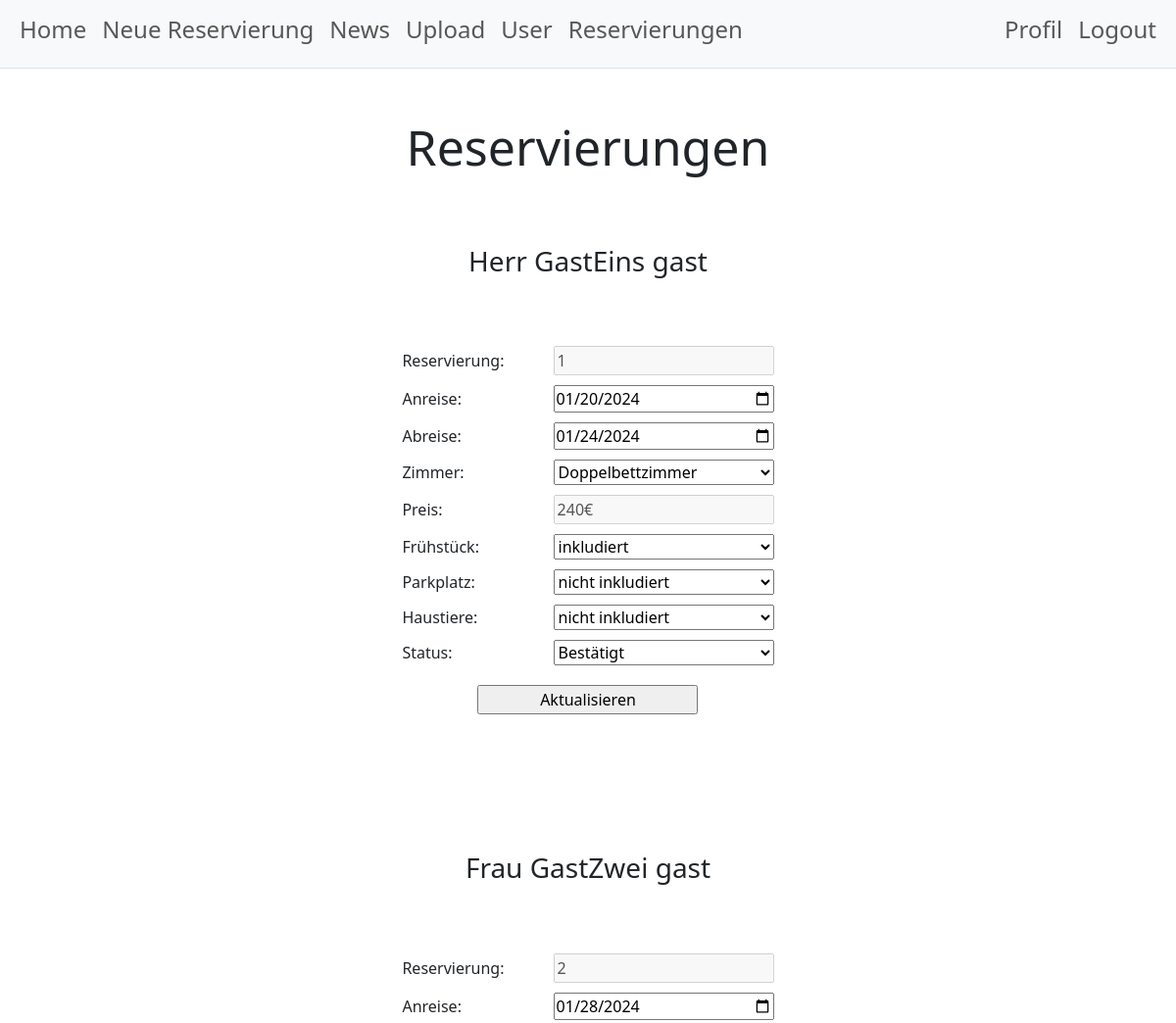
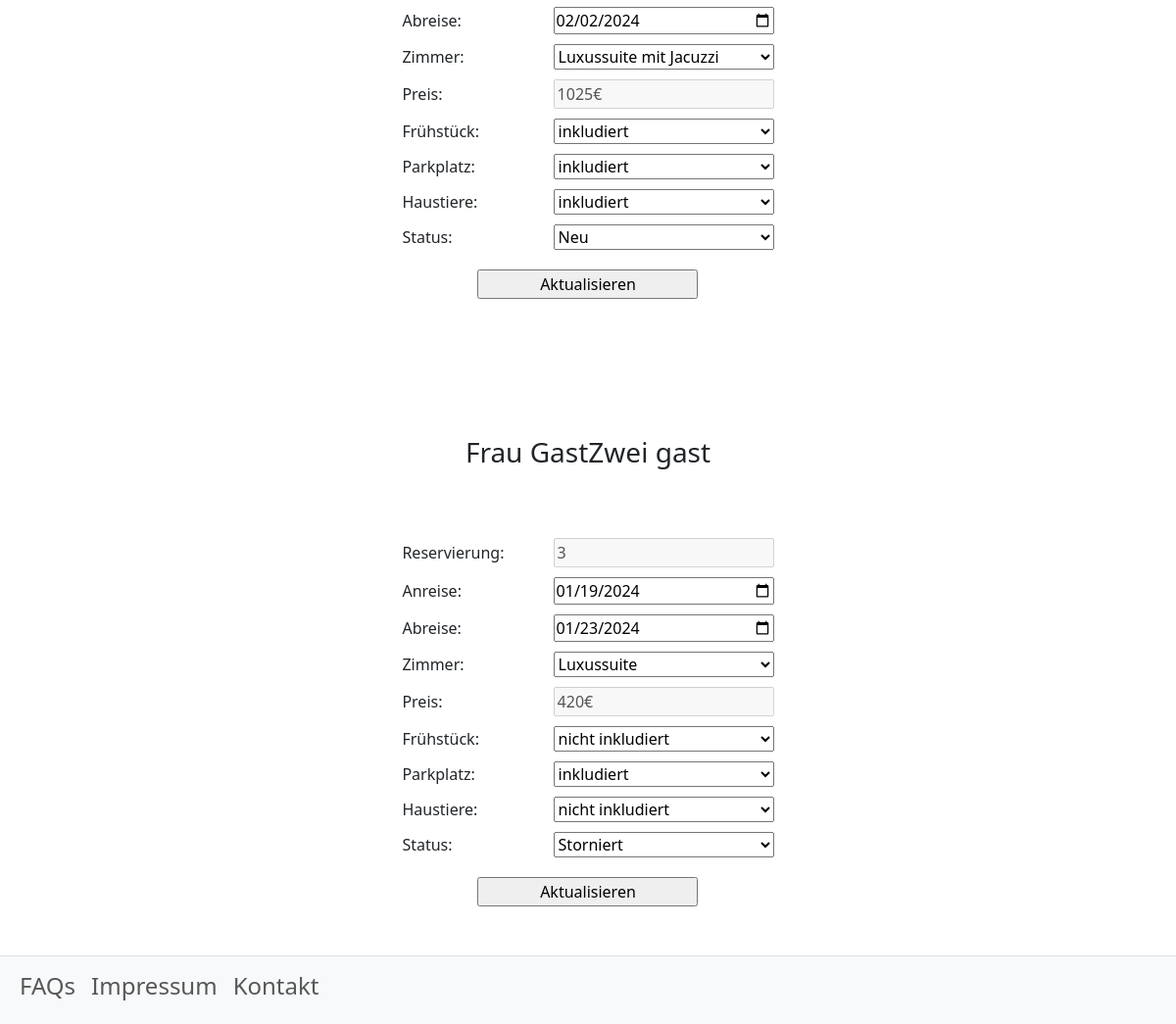
The page /index.php?page=reservierungsverwaltung (signed in) on the database its author committed (2 pictures, top to bottom).
### tables this page shows
CREATE TABLE `reservations` (
  `reservationID` int(11) NOT NULL,
  `room` varchar(128) NOT NULL,
  `arrivaltime` varchar(128) NOT NULL,
  `departuretime` varchar(128) NOT NULL,
  `breakfast` int(1) NOT NULL,
  `pets` int(1) NOT NULL,
  `parking` int(1) NOT NULL,
  `status` varchar(128) NOT NULL DEFAULT 'neu',
  `sum` int(11) NOT NULL,
  `reservationDate` date NOT NULL,
  `FK_userId` int(11) NOT NULL
);

CREATE TABLE `users` (
  `userId` int(11) NOT NULL,
  `email` varchar(128) NOT NULL,
  `password` varchar(128) NOT NULL,
  `role` varchar(128) NOT NULL,
  `firstname` varchar(128) NOT NULL,
  `lastname` varchar(128) NOT NULL,
  `gender` varchar(1) NOT NULL,
  `birthdate` date NOT NULL,
  `active` int(1) NOT NULL DEFAULT 1
);

### seiten/reservierungsverwaltung.php (the view, shortened to what this page needs)
<?php
require_once "utils/dbaccess.php";
?>
<h1>Reservierungen</h1>
<?php
$sql = "SELECT * FROM reservations;";
$stmt = mysqli_stmt_init($conn);
if (!mysqli_stmt_prepare($stmt, $sql)) {
    header("location: index.php?page=landing&error=stmtfailed");
    exit();
}
mysqli_stmt_execute($stmt);
$result = mysqli_stmt_get_result($stmt);
if ($result->num_rows > 0) {
    $number = 1;
    while ($row = mysqli_fetch_assoc($result)) {
        $sql2 = "SELECT * FROM users WHERE userId = '" . $row["FK_userId"] . "'";
        $stmt2 = mysqli_stmt_init($conn);
        if (!mysqli_stmt_prepare($stmt2, $sql2)) {
            header("location: index.php?page=landing&error=stmtfailed");
            exit();
        }
        mysqli_stmt_execute($stmt2);
        $result2 = mysqli_stmt_get_result($stmt2);
        $row2 = mysqli_fetch_assoc($result2);
        $room = $row["room"];
        $arrivaltime = date("d.m.Y", strtotime($row["arrivaltime"]));
        $departuretime = date("d.m.Y", strtotime($row["departuretime"]));
        $sum = $row["sum"] . "€";
        $status = $row["status"];
        if ($row["breakfast"] == 1) {
            $breakfast = "inkludiert";
        } else {
            $breakfast = "nicht inkludiert";
        }
        if ($row["parking"] == 1) {
            $parking = "inkludiert";
        } else {
            $parking = "nicht inkludiert";
        }
        if ($row["pets"] == 1) {
            $pets = "inkludiert";
        } else {
            $pets = "nicht inkludiert";
        }
        if ($row2["gender"] == "H") {
            $anrede = "Herr";
        } else {
            $anrede = "Frau";
        }
        $formId = "reservation-form" . $row['reservationID'];
        ?>
        <div class="d-flex justify-content-center align-items-center" style="width: 100%; margin-bottom: 50px;">
            <div style="text-align: center;">
                <h3>
                    <?php echo $anrede ?>
                    <?php echo $row2["firstname"] ?>
                    <?php echo $row2["lastname"] ?>
                </h3>
            </div>
        </div>
        <div class="d-flex justify-content-center align-items-center" style="width: 100%; margin-bottom: 100px;">
            <form method="post" id="<?php echo $formId; ?>"
                action="<?php echo htmlspecialchars($_SERVER["PHP_SELF"] . "?page=reservierungsverwaltung"); ?>">
                <div class=" user-info-row">
                    <div class="reservation-form" style="margin-bottom: 10px;">
                        <label for="reservierungsnummer" style="display: inline-block; width: 150px;">Reservierung:</label>
                        <input type="text" name="reservierungsnummer" style="width: 225px" ; value="<?php echo $number; ?>"
                            disabled>
                    </div>
                    <div class="reservation-form" style="margin-bottom: 10px;">
                        <label for="arrivaltime" style="display: inline-block; width: 150px;">Anreise:</label>
                        <input type="date" name="arrivaltime" value="<?php echo date('Y-m-d', strtotime($arrivaltime)); ?>"
                            style="width: 225px;">
                    </div>
                    <div class="reservation-form" style="margin-bottom: 10px;">
                        <label for="departuretime" style="display: inline-block; width: 150px;">Abreise:</label>
                        <input type="date" name="departuretime" value="<?php echo date('Y-m-d', strtotime($departuretime)); ?>"
                            style="width: 225px;">
                    </div>
                    <div class="reservation-form" style="margin-bottom: 10px;">
                        <label for="room" style="display: inline-block; width: 150px;">Zimmer:</label>
                        <select name="room" style="width: 225px;">
                            <option value="Doppelbettzimmer" <?php if ($room == "Doppelbettzimmer")
                                echo "selected"; ?>>Doppelbettzimmer</option>
                            <option value="Luxussuite" <?php if ($room == "Luxussuite")
                                echo "selected"; ?>>Luxussuite</option>
                            <option value="Luxussuite mit Jacuzzi" <?php if ($room == "Luxussuite mit Jacuzzi")
                                echo "selected"; ?>>Luxussuite mit
                                Jacuzzi</option>
                        </select>
                    </div>
                    <div class="reservation-form" style="margin-bottom: 10px;">
                        <label for="sum" style="display: inline-block; width: 150px;">Preis:</label>
                        <input type="text" name="sum" value="<?php echo $sum; ?>" style="width: 225px;" disabled>
                    </div>
                    <div class="reservation-form" style="margin-bottom: 10px;">
                        <label for="breakfast" style="display: inline-block; width: 150px;">Frühstück:</label>
                        <select name="breakfast" style="width: 225px;">
                            <option value="inkludiert" <?php if ($breakfast == "inkludiert")
                                echo "selected"; ?>>inkludiert
                            </option>
                            <option value="nicht inkludiert" <?php if ($breakfast == "nicht inkludiert")
                                echo "selected"; ?>>nicht
                                inkludiert</option>
                        </select>
                    </div>
                    <div class="reservation-form" style="margin-bottom: 10px;">
                        <label for="parking" style="display: inline-block; width: 150px;">Parkplatz:</label>
                        <select name="parking" style="width: 225px;">
                            <option value="inkludiert" <?php if ($parking == "inkludiert")
                                echo "selected"; ?>>inkludiert</option>
                            <option value="nicht inkludiert" <?php if ($parking == "nicht inkludiert")
                                echo "selected"; ?>>nicht
                                inkludiert
                            </option>
                        </select>
                    </div>
                    <div class="reservation-form" style="margin-bottom: 10px;">
                        <label for="pets" style="display: inline-block; width: 150px;">Haustiere:</label>
                        <select name="pets" style="width: 225px;">
                            <option value="inkludiert" <?php if ($pets == "inkludiert")
                                echo "selected"; ?>>inkludiert</option>
                            <option value="nicht inkludiert" <?php if ($pets == "nicht inkludiert")
                                echo "selected"; ?>>nicht
                                inkludiert</option>
                        </select>
                    </div>
                    <div class="reservation-form" style="margin-bottom: 10px;">
                        <label for="role" style="display: inline-block; width: 150px;">Status:</label>
                        <select name="role" style="width: 225px;">
                            <option value="neu" <?php if ($status == "neu")
                                echo "selected"; ?>>Neu</option>
                            <option value="storno" <?php if ($status == "storno")
                                echo "selected"; ?>>Storniert</option>
                            <option value="bestätigt" <?php if ($status == "bestätigt")
                                echo "selected"; ?>>Bestätigt</option>
                        </select>
                    </div>
                    <div class="reservation-form" style="margin: 20px; text-align: center;">
                        <input type="submit" value="Aktualisieren" style="width: 225px;">
                    </div>
                </div>
            </form>
        </div>
        <?php
        $number++;
    }
} else {
    echo '<h3 class="text-center">Es gibt noch keine Reservierungen!</h3>';
}
?>

### index.php (shortened to what this page needs)
<!DOCTYPE html>
<html lang="de">
<?php include 'utils/head.php'; ?>
<body>
  <?php include 'utils/navbar.php'; ?>
  <?php
  $page = (isset($_GET['page'])) ? $_GET['page'] : "landing";
  $pages = [
    "landing" => "seiten/landing.php",
    "account" => "seiten/account.php",
    "buchung" => "seiten/buchung.php",
    "faqs" => "seiten/faqs.php",
    "impressum" => "seiten/impressum.php",
    "kontakt" => "seiten/kontakt.php",
    "loginformular" => "seiten/loginformular.php",
    "news" => "seiten/news.php",
    "newsupload" => "seiten/newsupload.php",
    "registrierungsformular" => "seiten/registrierungsformular.php",
    "reservierung" => "seiten/reservierung.php",
    "reservierungen" => "seiten/reservierungen.php",
    "userverwaltung" => "seiten/userverwaltung.php",
    "reservierungsverwaltung" => "seiten/reservierungsverwaltung.php",
  ];
  if (isset($pages[$page])) {
    if (file_exists($pages[$page])) {
      include $pages[$page];
    }
  } else {
    include "utils/404.php";
  } ?>
  <?php include 'utils/footer.php'; ?>
</body>
</html>

### utils/head.php (shortened to what this page needs)
<head>
  <link href="https://cdn.jsdelivr.net/npm/bootstrap@5.3.2/dist/css/bootstrap.min.css" rel="stylesheet"
>
  <link rel="stylesheet" href="./css/style.css">
</head>

### utils/navbar.php (shortened to what this page needs)
<nav class="navbar navbar-expand-lg bg-light border-bottom border-body sticky-top" data-bs-theme="light">
  <div class="container-fluid">
    <div class="collapse navbar-collapse" id="navbarNavDropdown">
      <ul class="navbar-nav">
        <li class="nav-item">
          <a class="nav-link" aria-current="page" href="index.php">
            <h4>Home</h4>
          </a>
        </li>
        <?php if ($_SESSION["login"] == true) { ?>
          <li class="nav-item">
            <a class="nav-link" href="index.php?page=buchung">
              <h4>Neue Reservierung</h4>
            </a>
          </li>
        <?php } ?>
        <li class="nav-item">
          <a class="nav-link" aria-current="page" href="index.php?page=news">
            <h4>News</h4>
          </a>
        </li>
        <?php if ($_SESSION["admin"] == true) { ?>
          <li class="nav-item">
            <a class="nav-link" href="index.php?page=newsupload">
              <h4>Upload</h4>
            </a>
          </li>
          <li class="nav-item">
            <a class="nav-link" href="index.php?page=userverwaltung">
              <h4>User</h4>
            </a>
          </li>
          <li class="nav-item">
            <a class="nav-link" href="index.php?page=reservierungsverwaltung">
              <h4>Reservierungen</h4>
            </a>
          </li>
        <?php } ?>
      </ul>
      <ul class="navbar-nav ms-auto">
        <?php if ($_SESSION["login"] == true) { ?>
          <li class="nav-item">
            <a class="nav-link " href="index.php?page=account">
              <h4>Profil</h4>
            </a>
          </li>
          <li class="nav-item">
            <a class="nav-link" href="utils/logout.php">
              <h4>Logout</h4>
            </a>
          </li>
        <?php } ?>
      </ul>
    </div>
  </div>
</nav>

### utils/footer.php
<nav class="navbar navbar-expand bg-light border-top border-body fixed-bottom" data-bs-theme="light">
    <div class="container-fluid">
        <div class="collapse navbar-collapse" id="navbarNavDropdown">
            <ul class="navbar-nav">
                <li class="nav-item">
                    <a class="nav-link" href="index.php?page=faqs">
                        <h4>FAQs</h4>
                    </a>
                </li>
                <li class="nav-item">
                    <a class="nav-link" href="index.php?page=impressum">
                        <h4>Impressum</h4>
                    </a>
                </li>
                <li class="nav-item">
                    <a class="nav-link" href="index.php?page=kontakt">
                        <h4>Kontakt</h4>
                    </a>
                </li>
            </ul>
        </div>
    </div>
</nav>

### css/style.css (style rules this page uses)
body { background-color: rgb(116, 114, 114,); }
h1 { font-size: 50px; text-align: center; margin: 50px; }
h3 { margin-top: 20px; margin-bottom: 20px; text-align: center; }

### rows shown on the page
reservations: FK_userId.gender "Herr", FK_userId.firstname "GastEins", FK_userId.lastname "gast", arrivaltime "01/20/2024", departuretime "01/24/2024", room "Doppelbettzimmer", sum "240€", breakfast "inkludiert", parking "nicht inkludiert", pets "nicht inkludiert", role "Bestätigt"
reservations: FK_userId.gender "Frau", FK_userId.firstname "GastZwei", FK_userId.lastname "gast", arrivaltime "01/28/2024", departuretime "02/02/2024", room "Luxussuite mit Jacuzzi", sum "1025€", breakfast "inkludiert", parking "inkludiert", pets "inkludiert", role "Neu"
reservations: FK_userId.gender "Frau", FK_userId.firstname "GastZwei", FK_userId.lastname "gast", arrivaltime "01/19/2024", departuretime "01/23/2024", room "Luxussuite", sum "420€", breakfast "nicht inkludiert", parking "inkludiert", pets "nicht inkludiert", role "Storniert"
